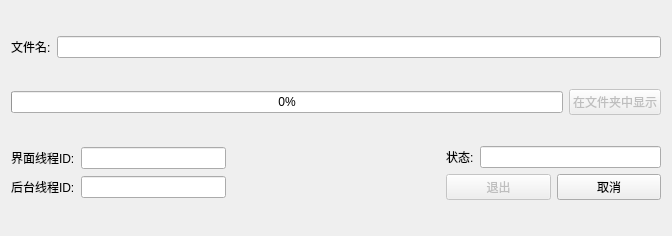
<?xml version="1.0" encoding="UTF-8"?>
<ui version="4.0">
 <class>showDownloadProgressDialog</class>
 <widget class="QDialog" name="showDownloadProgressDialog">
  <property name="geometry">
   <rect>
    <x>0</x>
    <y>0</y>
    <width>672</width>
    <height>236</height>
   </rect>
  </property>
  <property name="windowTitle">
   <string>Dialog</string>
  </property>
  <layout class="QGridLayout" name="gridLayout_2">
   <item row="0" column="0">
    <layout class="QHBoxLayout" name="horizontalLayout_4">
     <item>
      <layout class="QHBoxLayout" name="horizontalLayout_3">
       <item>
        <widget class="QLabel" name="label">
         <property name="text">
          <string>文件名:</string>
         </property>
        </widget>
       </item>
       <item>
        <widget class="QLineEdit" name="fileNameEdit">
         <property name="readOnly">
          <bool>true</bool>
         </property>
        </widget>
       </item>
      </layout>
     </item>
    </layout>
   </item>
   <item row="1" column="0">
    <layout class="QHBoxLayout" name="horizontalLayout_6">
     <item>
      <widget class="QProgressBar" name="progressBar">
       <property name="value">
        <number>0</number>
       </property>
      </widget>
     </item>
     <item>
      <widget class="QPushButton" name="showInDirButton">
       <property name="enabled">
        <bool>false</bool>
       </property>
       <property name="text">
        <string>在文件夹中显示</string>
       </property>
      </widget>
     </item>
    </layout>
   </item>
   <item row="2" column="0">
    <layout class="QHBoxLayout" name="horizontalLayout_5">
     <item>
      <layout class="QGridLayout" name="gridLayout">
       <item row="0" column="0">
        <widget class="QLabel" name="label_4">
         <property name="text">
          <string>界面线程ID:</string>
         </property>
        </widget>
       </item>
       <item row="0" column="1">
        <widget class="QLineEdit" name="uiTthreadIdEdit">
         <property name="readOnly">
          <bool>true</bool>
         </property>
        </widget>
       </item>
       <item row="1" column="0">
        <widget class="QLabel" name="label_3">
         <property name="text">
          <string>后台线程ID:</string>
         </property>
        </widget>
       </item>
       <item row="1" column="1">
        <widget class="QLineEdit" name="threadIdEdit">
         <property name="readOnly">
          <bool>true</bool>
         </property>
        </widget>
       </item>
      </layout>
     </item>
     <item>
      <spacer name="horizontalSpacer">
       <property name="orientation">
        <enum>Qt::Horizontal</enum>
       </property>
       <property name="sizeHint" stdset="0">
        <size>
         <width>40</width>
         <height>20</height>
        </size>
       </property>
      </spacer>
     </item>
     <item>
      <layout class="QVBoxLayout" name="verticalLayout">
       <item>
        <layout class="QHBoxLayout" name="horizontalLayout_2">
         <item>
          <widget class="QLabel" name="label_2">
           <property name="text">
            <string>状态:</string>
           </property>
          </widget>
         </item>
         <item>
          <widget class="QLineEdit" name="statusEdit">
           <property name="readOnly">
            <bool>true</bool>
           </property>
          </widget>
         </item>
        </layout>
       </item>
       <item>
        <layout class="QHBoxLayout" name="horizontalLayout">
         <item>
          <widget class="QPushButton" name="closeButton">
           <property name="enabled">
            <bool>false</bool>
           </property>
           <property name="text">
            <string>退出</string>
           </property>
          </widget>
         </item>
         <item>
          <widget class="QPushButton" name="cancelButton">
           <property name="text">
            <string>取消</string>
           </property>
          </widget>
         </item>
        </layout>
       </item>
      </layout>
     </item>
    </layout>
   </item>
  </layout>
 </widget>
 <resources/>
 <connections/>
</ui>
